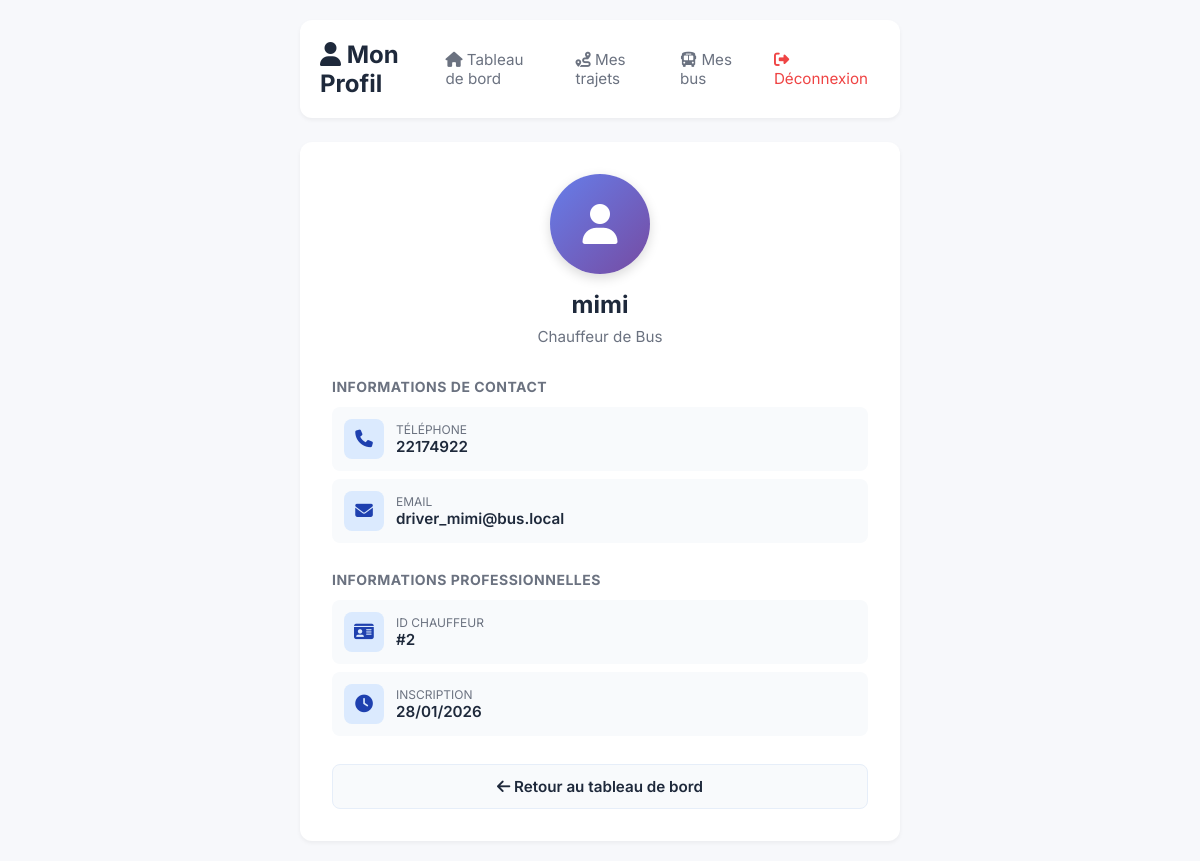
/driver/profile/ (signed in), run on the app's committed database.
### mauribus_app/models.py (models this page shows, shortened)
class Driver(models.Model):
    user = models.OneToOneField(User, on_delete=models.CASCADE)
    name = models.CharField(max_length=100)
    phone = models.CharField(max_length=20, blank=True, null=True)
    photo = models.ImageField(upload_to='driver_photos/', null=True, blank=True)

class User(AbstractUser):
    username = None  # on supprime le username
    email = models.EmailField(unique=True)
    is_driver = models.BooleanField(default=False)
    is_citizen = models.BooleanField(default=False)
    is_staff = models.BooleanField(default=False)  # pour l’admin
    USERNAME_FIELD = 'email'       # l’identifiant unique devient l’email
    REQUIRED_FIELDS = []           # aucun autre champ obligatoire
    objects = CustomUserManager()  # on utilise le manager personnalisé

### mauribus_app/views.py (the view)
    def wrapper(request, *args, **kwargs):
        if not request.user.is_authenticated or not getattr(request.user, 'is_driver', False):
            return redirect('mauribus_app:driver_login')
        return func(request, *args, **kwargs)

### mauribus_app/views.py (called while the page is built)
def _require_driver(func):
    def wrapper(request, *args, **kwargs):
        if not request.user.is_authenticated or not getattr(request.user, 'is_driver', False):
            return redirect('mauribus_app:driver_login')
        return func(request, *args, **kwargs)
    return wrapper

@never_cache
@_require_driver
def driver_profile(request):
    driver = Driver.objects.filter(user=request.user).first()
    return render(request, 'driver/profile.html', {'driver': driver})

### templates/driver/profile.html (shortened to what this page needs)
{% load static %}
<!DOCTYPE html>
<html lang="fr">
<head>
    <link rel="stylesheet" href="https://cdnjs.cloudflare.com/ajax/libs/font-awesome/6.4.0/css/all.min.css">
</head>
<body>
<div class="container">
    <header>
        <h1><i class="fas fa-user"></i> Mon Profil</h1>
        <nav>
            <a href="{% url 'mauribus_app:driver_dashboard' %}"><i class="fas fa-home"></i> Tableau de bord</a>
            <a href="{% url 'mauribus_app:driver_trips' %}"><i class="fas fa-route"></i> Mes trajets</a>
            <a href="{% url 'mauribus_app:driver_buses' %}"><i class="fas fa-bus"></i> Mes bus</a>
            <a href="{% url 'mauribus_app:driver_logout' %}"><i class="fas fa-sign-out-alt"></i> Déconnexion</a>
        </nav>
    </header>
    {% if driver %}
    <div class="profile-card">
        <div class="profile-header">
            {% if driver.photo %}
                <img src="{{ driver.photo.url }}" class="avatar" style="object-fit:cover">
            {% else %}
                <div class="avatar">
                    <i class="fas fa-user"></i>
                </div>
            {% endif %}
            <h2 class="profile-name">{{ driver.name }}</h2>
            <p class="profile-role">Chauffeur de Bus</p>
        </div>
        <div class="info-section">
            <div class="section-title">Informations de Contact</div>
            <div class="info-row">
                <div class="info-icon"><i class="fas fa-phone"></i></div>
                <div class="info-content">
                    <div class="info-label">Téléphone</div>
                    <div class="info-value">{{ driver.phone|default:"-" }}</div>
                </div>
            </div>
            <div class="info-row">
                <div class="info-icon"><i class="fas fa-envelope"></i></div>
                <div class="info-content">
                    <div class="info-label">Email</div>
                    <div class="info-value">{{ driver.user.email }}</div>
                </div>
            </div>
        </div>
        <div class="info-section">
            <div class="section-title">Informations Professionnelles</div>
            <div class="info-row">
                <div class="info-icon"><i class="fas fa-id-card"></i></div>
                <div class="info-content">
                    <div class="info-label">ID Chauffeur</div>
                    <div class="info-value">#{{ driver.id }}</div>
                </div>
            </div>
            <div class="info-row">
                <div class="info-icon"><i class="fas fa-clock"></i></div>
                <div class="info-content">
                    <div class="info-label">Inscription</div>
                    <div class="info-value">{{ driver.user.date_joined|date:'d/m/Y' }}</div>
                </div>
            </div>
        </div>
        <div class="actions">
            <a class="btn btn-secondary" href="{% url 'mauribus_app:driver_dashboard' %}"><i class="fas fa-arrow-left"></i> Retour au tableau de bord</a>
        </div>
    </div>
    {% else %}
    <div class="profile-card" style="text-align:center;padding:60px 20px">
        <i class="fas fa-exclamation-circle" style="font-size:3rem;color:#ef4444;margin-bottom:12px"></i>
        <p>Profil non trouvé</p>
    </div>
    {% endif %}
</div>
</body>
</html>

### templates/driver/profile.html (style rules this page uses)
body { font-family:Inter,system-ui,Arial;background:#f7f8fb;color:#111827;margin:0;padding:0 }
.container { max-width:600px;margin:0 auto;padding:20px 16px;min-height:100vh }
header { display:flex;justify-content:space-between;align-items:center;margin-bottom:24px;background:white;padding:20px;border-radius:12px;box-shadow:0 2px 4px rgba(0,0,0,0.05) }
header h1 { font-size:1.5rem;margin:0;color:#1e293b }
nav { display:flex;gap:16px;align-items:center }
nav a { text-decoration:none;color:#6b7280;font-size:0.95rem;transition:color 0.2s;padding:8px 12px;border-radius:6px }
nav a:last-child { color:#ef4444 }
.profile-card { background:white;padding:32px;border-radius:12px;box-shadow:0 2px 4px rgba(0,0,0,0.05) }
.profile-header { text-align:center;margin-bottom:32px }
.avatar { width:100px;height:100px;border-radius:50%;background:linear-gradient(135deg,#667eea 0%,#764ba2 100%);display:flex;align-items:center;justify-content:center;color:white;font-size:2.5rem;margin:0 auto 16px;box-shadow:0 4px 12px rgba(0,0,0,0.15);object-fit:cover }
.profile-name { font-size:1.5rem;font-weight:700;color:#1e293b;margin:0 0 8px }
.profile-role { color:#6b7280;font-size:0.95rem;margin:0 }
.info-section { margin-bottom:28px }
.section-title { font-size:0.875rem;font-weight:700;color:#6b7280;text-transform:uppercase;letter-spacing:0.5px;margin-bottom:12px }
.info-row { display:flex;align-items:center;padding:12px;background:#f8fafc;border-radius:8px;margin-bottom:8px }
.info-icon { width:40px;height:40px;background:#dbeafe;border-radius:8px;display:flex;align-items:center;justify-content:center;color:#1e40af;margin-right:12px;font-size:1.1rem }
.info-content { flex:1 }
.info-label { font-size:0.75rem;color:#6b7280;text-transform:uppercase }
.info-value { font-weight:600;color:#1e293b;font-size:0.95rem }
.actions { display:flex;gap:12px;margin-top:28px }
.btn { flex:1;padding:12px;border:none;border-radius:8px;cursor:pointer;font-weight:600;transition:0.2s;text-decoration:none;text-align:center;font-size:0.95rem }
.btn-secondary { background:#f8fafc;border:1px solid #e6eef9;color:#1e293b }

### data on the page
Driver: name "mimi", phone "22174922", user.email "driver_mimi@bus.local", id "2", user.date_joined "28/01/2026"
